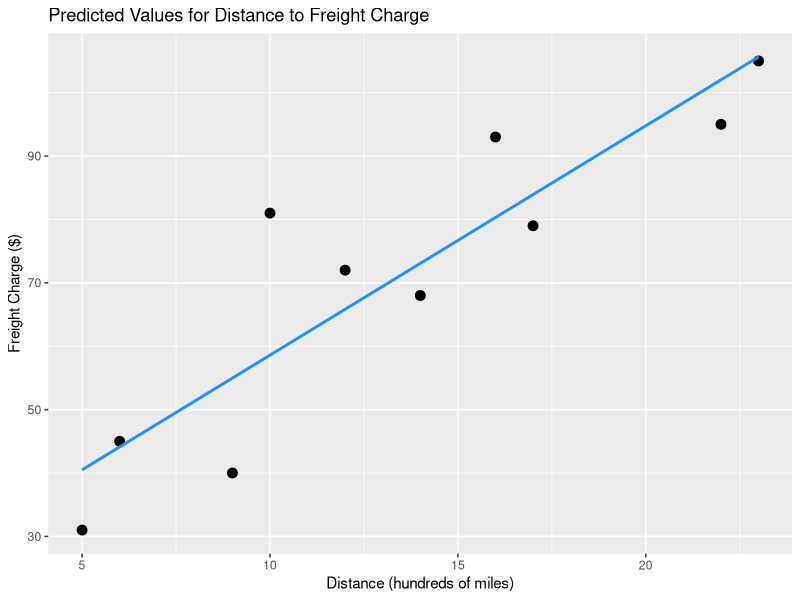

Write R code to recreate this figure.
setwd("/development/projects/statisticallyfit/github/R/RStatistics/STAT270 Inference/ASSIGNMENTS")

options(show.signif.stars = FALSE)


# Question 1:  ---------------------------------------------------------------------------

# part a) calculating the critical z-value for the test (alpha = 0.05)
qnorm(0.05)
# [1] -1.644854

# calculating the p-value for the test
pnorm(-2.608746)
# [1] 0.004543733


# part b) critical z-value for alpha = 0.01
qnorm(0.01)
# [1] -2.326348

# part c) calculating the power of the test
pnorm(0.65507)
# [1] 0.7437887

# part d) calculating the critical value for the type 2 error, z_beta
qnorm(1-0.99)
# [1] -2.326348




# Question 2 ----------------------------------------------------------------------------

# part a) calculating critical value for 5% significance level
qnorm(0.05)
# [1] -1.644854

# part b) calculating critical value for 95% confidence interval
qnorm((1-0.95)/2)
# [1] -1.959964



# Question 3:  ---------------------------------------------------------------------------
# part a) entering data and saving as tab-delimited file, 
# using read.table to open data. ----------------------------------------------------
crateData <- read.table("chargeData.csv", header=TRUE)
crateData
# OUTPUT
#    x   y
# 1  14  68
# 2  23 105
# 3   9  40
# 4  17  79
# 5  10  81
# 6  22  95
# 7   5  31
# 8  12  72
# 9   6  45
# 10 16  93


# part b) estimating the regression line --------------------------------------------

# METHOD 1: the lm-object method (automatic)
crate.lm <- lm(y ~ x, data=crateData)
summary(crate.lm)

# OUTPUT: regression line is: 
# Y-hat = 22.4048 + 3.618 x


# METHOD 2: matrix method
n <- nrow(crateData)
Y = matrix(crateData$y, ncol=1)
X = matrix(c(rep(1, n), crateData$x), ncol=2)

beta.hat = solve(t(X) %*% X) %*% (t(X) %*% Y); beta.hat

# OUTPUT:
#           [,1]
# [1,] 22.404762
# [2,]  3.619048

# Therefore the two methods are the same, we get the same regression line of
# Y-hat = 22.4048 + 3.618 x
#, where B0-hat = 22.4048, B1-hat = 3.618


# part c) finding 95% confidence interval for slope and intercept: -----------------

# step 1: calculate SSE:
x = crateData$x
SSE = t(Y) %*% Y - t(beta.hat) %*% (t(X) %*% Y); SSE
#          [,1]
# [1,] 1116.119

# step 2: s^2 = SSE / (n-(k+1)), where k = number of beta parameters, not including intercept
k = 1
s = sqrt(SSE / (n-k-1)); s
#          [,1]
# [1,] 11.81164


# Calculate critical t-value. There are df = n - (k+1) = 10 - 2 = 8
t.crit = abs(qt((1-0.95)/2, df=n-(k+1))); t.crit
# 2.306004

# Create the vector a = (1,0) to represent we are calculating the intercept CI. 
a = matrix(c(1,0), ncol=1)

# 95% Confidence interval for Intercept, B0: 
intercept.hat = t(a) %*% beta.hat; intercept.hat
#          [,1]
# [1,] 22.40476

CI.B0 = intercept.hat + c(-1,1) * t.crit * s * sqrt(t(a) %*% solve(t(X) %*% X) %*% a)
CI.B0
# [1] 0.9340886 43.8754352


# 95% Confidence interval for Slope: B1: 
# create the vector a = (0,1) for slope calculation
a = matrix(c(0,1), ncol=1)
slope.hat = t(a) %*% beta.hat; slope.hat
#          [,1]
# [1,] 3.619048
CI.B1 = slope.hat + c(-1,1) * t.crit * s * sqrt(t(a) %*% solve(t(X) %*% X) %*% a)
CI.B1
# [1] 2.151343 5.086753



# part e) plot of predicted line with scatterplot of points ------------------------
library(ggplot2)

fit.data <- data.frame(fit = crate.lm$fitted.values, x=x, y=Y)

ggplot(crateData, aes(x=x, y=y)) + 
      geom_point(shape=19, size=3) +
      geom_line(data=fit.data, aes(y=fit), colour="dodgerblue",size=1) +
      ggtitle("Predicted Values for Distance to Freight Charge") + 
      xlab("Distance (hundreds of miles)") + ylab("Freight Charge ($)")




# part f) predict mean charge with distance 2000 miles ( 20 hundred miles) ----------

# Create the vector a for prediction
x.star = 20
a = matrix(c(1, x.star), ncol=1)

predicted.value = t(a) %*% beta.hat; predicted.value
#          [,1]
# [1,] 94.78571


t.crit = abs(qt((1-0.90)/2, df=n-k-1)); t.crit
# [1] -1.859548

CI.mean = predicted.value + c(-1,1) * t.crit * s * sqrt(t(a) %*% solve(t(X) %*% X) %*% a)
CI.mean
# [1]  84.3329 105.2385